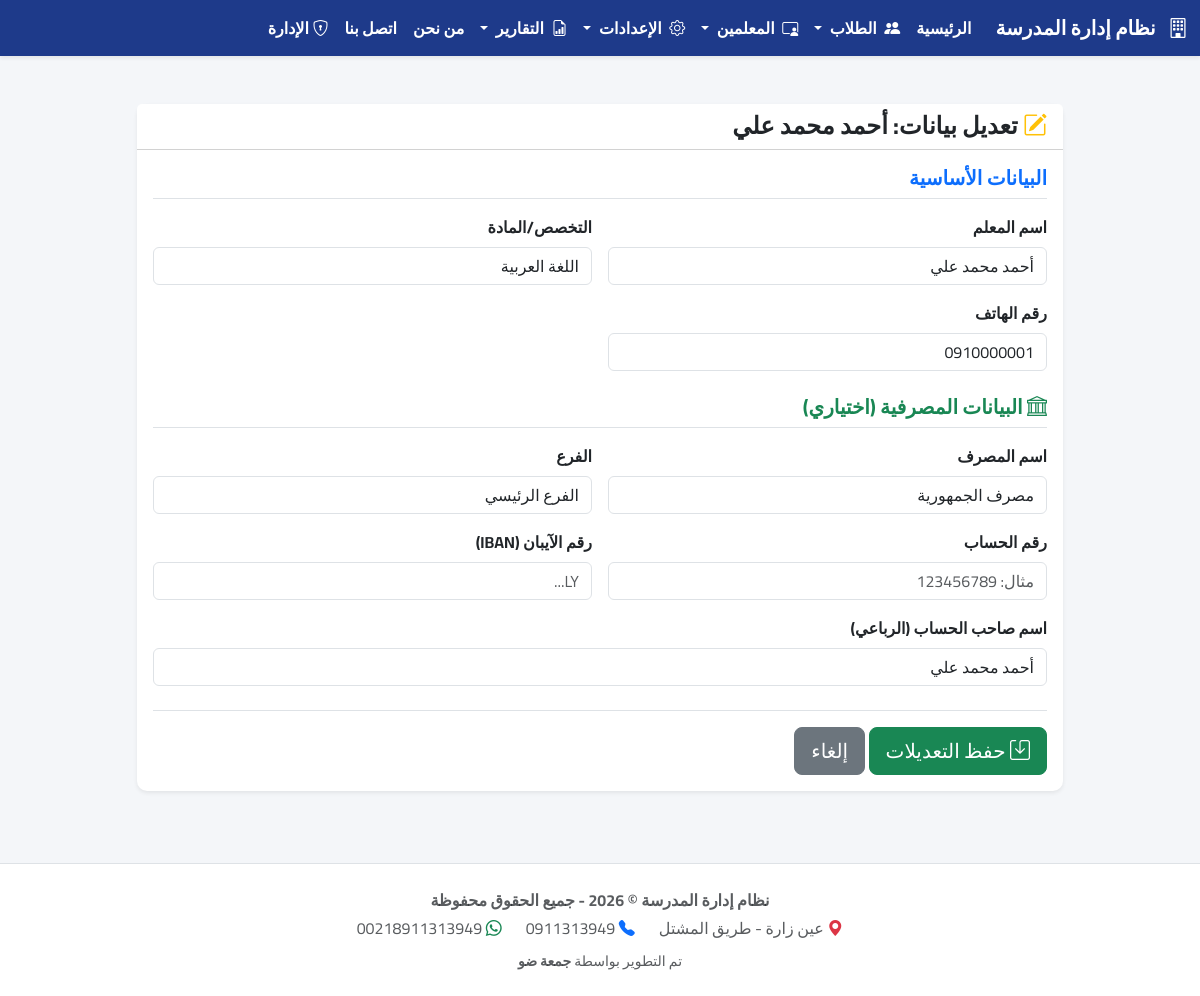
/teachers/3/edit/, run on the app's committed database.
### academics/models.py (models this page shows, shortened)
class Teacher(models.Model):
    name = models.CharField(max_length=150, verbose_name="اسم المعلم")
    subject = models.CharField(max_length=100, verbose_name="التخصص/المادة")
    phone = models.CharField(max_length=20, verbose_name="رقم الهاتف", blank=True, null=True)
    bank_name = models.CharField(max_length=100, verbose_name="اسم المصرف", blank=True, null=True)
    bank_branch = models.CharField(max_length=100, verbose_name="الفرع", blank=True, null=True)
    account_number = models.CharField(max_length=50, verbose_name="رقم الحساب", blank=True, null=True)
    bank_account = models.CharField(max_length=50, verbose_name="رقم الآيبان (IBAN)", blank=True, null=True)
    account_holder = models.CharField(max_length=150, verbose_name="اسم صاحب الحساب (الرباعي)", blank=True, null=True)
    is_active = models.BooleanField(default=True, verbose_name="نشط")
    created_at = models.DateTimeField(auto_now_add=True, verbose_name="تاريخ التعيين", null=True, blank=True)
    class Meta:
        verbose_name = "معلم"
        verbose_name_plural = "المعلمين"

### academics/views.py (the view, shortened to what this page needs)
# urls.py: path('teachers/<int:pk>/edit/', TeacherUpdateView.as_view(), name='teacher_update'),
class TeacherUpdateView(View):
    def get(self, request, pk):
        try:
            teacher = Teacher.objects.get(id=pk)
            return render(request, 'academics/teacher_form.html', {'object': teacher, 'is_update': True})
        except Exception as e:
            messages.error(self.request, f"حدث خطأ: {str(e)}")
            return redirect('teacher_list')

### templates/academics/teacher_form.html (shortened to what this page needs)
{% extends 'base.html' %}
{% block content %}
<div class="row justify-content-center mt-4 mb-4">
    <div class="col-md-10 col-lg-10">
        <div class="card shadow-sm border-0">
            <div class="card-header bg-white pb-0">
                <h4 class="fw-bold">
                    {% if is_update %}
                        <i class="bi bi-pencil-square text-warning"></i> تعديل بيانات: {{ object.name }}
                    {% else %}
                        <i class="bi bi-person-plus-fill text-primary"></i> إضافة معلم جديد
                    {% endif %}
                </h4>
            </div>
            <div class="card-body">
                <form method="POST">
                    <h5 class="fw-bold text-primary border-bottom pb-2 mb-3">البيانات الأساسية</h5>
                    <div class="row g-3">
                        <div class="col-md-6">
                            <label class="form-label fw-bold">اسم المعلم</label>
                            <input type="text" name="name" class="form-control" value="{{ object.name|default:'' }}" required>
                        </div>
                        <div class="col-md-6">
                            <label class="form-label fw-bold">التخصص/المادة</label>
                            <input type="text" name="subject" class="form-control" value="{{ object.subject|default:'' }}" required>
                        </div>
                        <div class="col-md-6">
                            <label class="form-label fw-bold">رقم الهاتف</label>
                            <input type="text" name="phone" class="form-control" value="{{ object.phone|default:'' }}" placeholder="091XXXXXXX">
                        </div>
                    </div>
                    <h5 class="fw-bold text-success border-bottom pb-2 mt-4 mb-3"><i class="bi bi-bank"></i> البيانات المصرفية (اختياري)</h5>
                    <div class="row g-3">
                        <div class="col-md-6">
                            <label class="form-label fw-bold">اسم المصرف</label>
                            <input type="text" name="bank_name" class="form-control" value="{{ object.bank_name|default:'' }}" placeholder="مثال: مصرف الجمهورية">
                        </div>
                        <div class="col-md-6">
                            <label class="form-label fw-bold">الفرع</label>
                            <input type="text" name="bank_branch" class="form-control" value="{{ object.bank_branch|default:'' }}" placeholder="مثال: فرع بنغازي">
                        </div>
                        <div class="col-md-6">
                            <label class="form-label fw-bold">رقم الحساب</label>
                            <input type="text" name="account_number" class="form-control" value="{{ object.account_number|default:'' }}" placeholder="مثال: 123456789">
                        </div>
                        <div class="col-md-6">
                            <label class="form-label fw-bold">رقم الآيبان (IBAN)</label>
                            <input type="text" name="bank_account" class="form-control" value="{{ object.bank_account|default:'' }}" placeholder="LY...">
                        </div>
                        <div class="col-md-12">
                            <label class="form-label fw-bold">اسم صاحب الحساب (الرباعي)</label>
                            <input type="text" name="account_holder" class="form-control" value="{{ object.account_holder|default:'' }}" placeholder="كما هو في الشيك المصرفي">
                        </div>
                    </div>
                    <div class="mt-4 border-top pt-3">
                        <button type="submit" class="btn btn-success btn-lg">
                            <i class="bi bi-save"></i> {% if is_update %}حفظ التعديلات{% else %}حفظ المعلم{% endif %}
                        </button>
                        <a href="{% url 'teacher_list' %}" class="btn btn-secondary btn-lg">إلغاء</a>
                    </div>
                </form>
            </div>
        </div>
    </div>
</div>
{% endblock %}

### templates/base.html (style rules this page uses)
body { font-family: 'Cairo', sans-serif; background-color: #f4f6f9; min-height: 100vh; display: flex; flex-direction: column; }
.card { border-radius: 10px; }

### data on the page
Teacher: name "أحمد محمد علي", subject "اللغة العربية", phone "0910000001", bank_name "مصرف الجمهورية", bank_branch "الفرع الرئيسي", account_holder "أحمد محمد علي"
